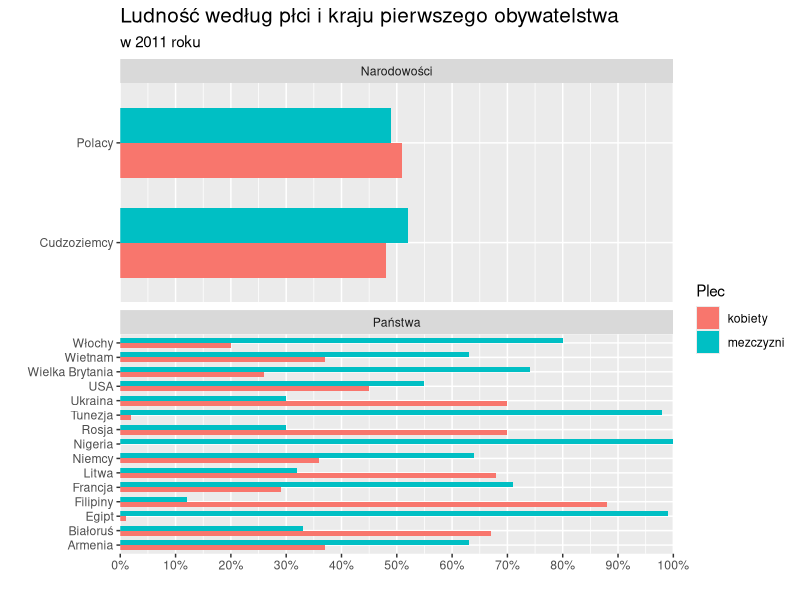

R code for this plot:
## ---- chunk 1
library(data.table)
library(ggplot2)

panstwa <- c("Polacy", "Cudzoziemcy", "Ukraina", "Niemcy", "Rosja", "Białoruś", "Wietnam", "Armenia",
                    "Wielka Brytania", "Włochy", "USA", "Francja", "Egipt", "Nigeria", "Tunezja", "Litwa", "Filipiny")
                   
mezczyzni <- c(49, 52, 30, 64, 30, 33, 63, 63, 74, 80, 55, 71, 99, 100, 98, 32, 12)
kobiety <- 100 - mezczyzni

result <- data.table(cbind(rep(panstwa, times =2),
                           rep(c("mezczyzni", "kobiety"), each = 17),
                           c(mezczyzni, kobiety),
                           rep(rep(c("Narodowości", "Państwa"), times = c(2, 15)), 2)))
colnames(result) <- c("Panstwa", "Plec", "Wartosc", "Panel")

ggplot(data = result, aes(x = Panstwa, y = as.numeric(Wartosc), fill = Plec)) +
  geom_bar(position = "dodge", stat = "identity", width = 0.7) +
  scale_y_continuous(limits = c(0, 100), breaks = seq(0, 100, by = 10), expand = c(0,0),
                     labels = paste(seq(0, 100, by = 10), '%', sep = '')) +
  labs(title = 'Ludność według płci i kraju pierwszego obywatelstwa', subtitle = 'w 2011 roku', 
       x = '', y = '') +
  theme(plot.title = element_text(size = 15)) + 
  coord_flip() +
  facet_wrap(~ Panel, scales = 'free_y', ncol = 1)
